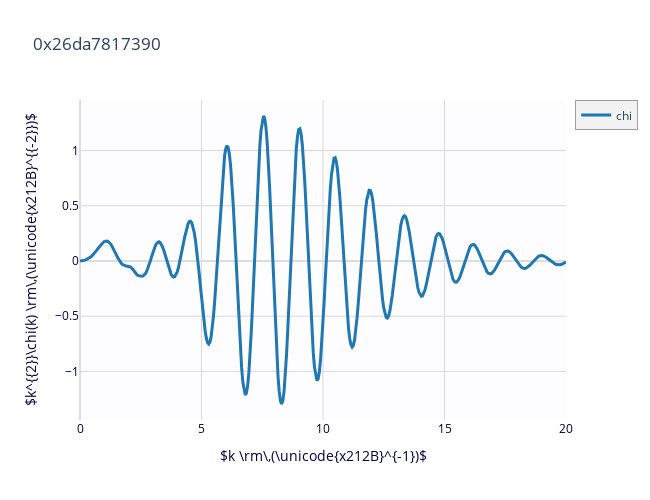
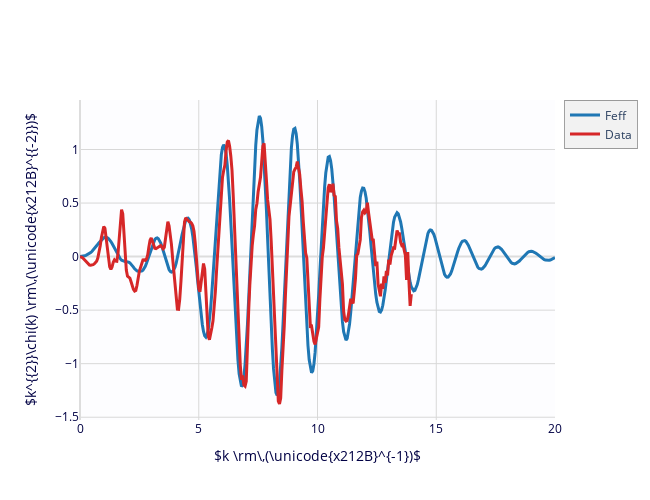

Here is the notebook cell these charts were saved with, in order:
### Code cell
# step 5: define a Feff Path for Zn-Se scattering

# using a Path file from a previous Feff calculation for Zn-Se (shown elsewhere)
# here we give math expressions using the Parameters named in the Parameter group 
# to set the values for the Path Parameters in the EXAFS equation
path_znse = feffpath('../feffit/feff_znse.dat', 
                     s02='amp', e0='del_e0', sigma2='sig2', deltar='del_r')

tmpsum = ff2chi([path_znse], params=pars)
fig4 = plot_chik(tmpsum, kweight=2)
fit5 = multi_plot([{'xdata':tmpsum.k, 'ydata':tmpsum.chi*tmpsum.k**2, 'label': 'Feff'},
            {'xdata':data.k, 'ydata':data.chi*data.k**2, 
             'label': 'Data','xlabel': plotlabels.k, 
             'ylabel': set_label_weight(plotlabels.chikw, 2) }])

### Figure 1 — Plotly figure (JSON) as saved in the notebook; plotly's stock layout.template omitted (floating-point values rounded to 4 significant figures; data arrays with more than 128 entries replaced by an {"elided": "..."} marker saying what was removed)
{"data": [{"line": {"color": "#1f77b4", "width": 3}, "name": "chi", "type": "scatter", "uid": "fdfdd62a-1711-434b-a015-7001a0bd91ca", "x": {"elided": "401 float values"}, "y": {"elided": "401 float values"}}], "layout": {"height": 500, "hovermode": "closest", "legend": {"bgcolor": "#F2F2F2", "borderwidth": 0.5}, "plot_bgcolor": "#FDFDFF", "showlegend": true, "title": {"text": "0x26da7817390"}, "width": 650, "xaxis": {"color": "#004", "gridcolor": "#D8D8D8", "showgrid": true, "title": {"text": "$k \\rm\\,(\\unicode{x212B}^{-1})$"}, "zerolinecolor": "#DDD"}, "yaxis": {"color": "#004", "gridcolor": "#D8D8D8", "showgrid": true, "title": {"text": "$k^{{2}}\\chi(k) \\rm\\,(\\unicode{x212B}^{{-2}})$"}, "zerolinecolor": "#DDD"}}}

### Figure 2 — Plotly figure (JSON) as saved in the notebook; plotly's stock layout.template omitted (floating-point values rounded to 4 significant figures; data arrays with more than 128 entries replaced by an {"elided": "..."} marker saying what was removed)
{"data": [{"line": {"color": "#1f77b4", "width": 3}, "name": "Feff", "type": "scatter", "uid": "551e52a5-da77-4740-89dc-7f8aed54c24d", "x": {"elided": "401 float values"}, "y": {"elided": "401 float values"}}, {"line": {"color": "#d62728", "width": 3}, "name": "Data", "type": "scatter", "uid": "8c6bd36a-51e6-4044-9801-ba8b53354735", "x": {"elided": "280 float values"}, "y": {"elided": "280 float values"}}], "layout": {"height": 500, "hovermode": "closest", "legend": {"bgcolor": "#F2F2F2", "borderwidth": 0.5}, "plot_bgcolor": "#FDFDFF", "showlegend": true, "title": {}, "width": 650, "xaxis": {"color": "#004", "gridcolor": "#D8D8D8", "showgrid": true, "title": {"text": "$k \\rm\\,(\\unicode{x212B}^{-1})$"}, "zerolinecolor": "#DDD"}, "yaxis": {"color": "#004", "gridcolor": "#D8D8D8", "showgrid": true, "title": {"text": "$k^{{2}}\\chi(k) \\rm\\,(\\unicode{x212B}^{{-2}})$"}, "zerolinecolor": "#DDD"}}}
